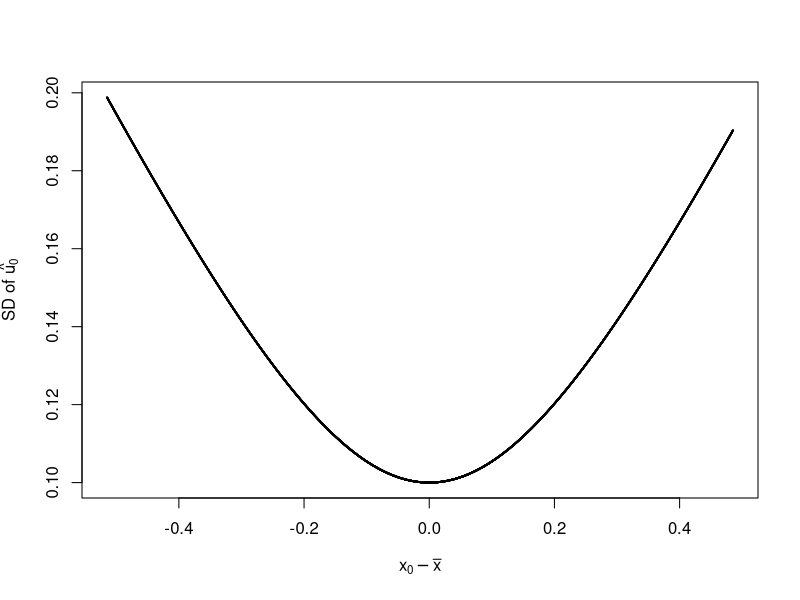
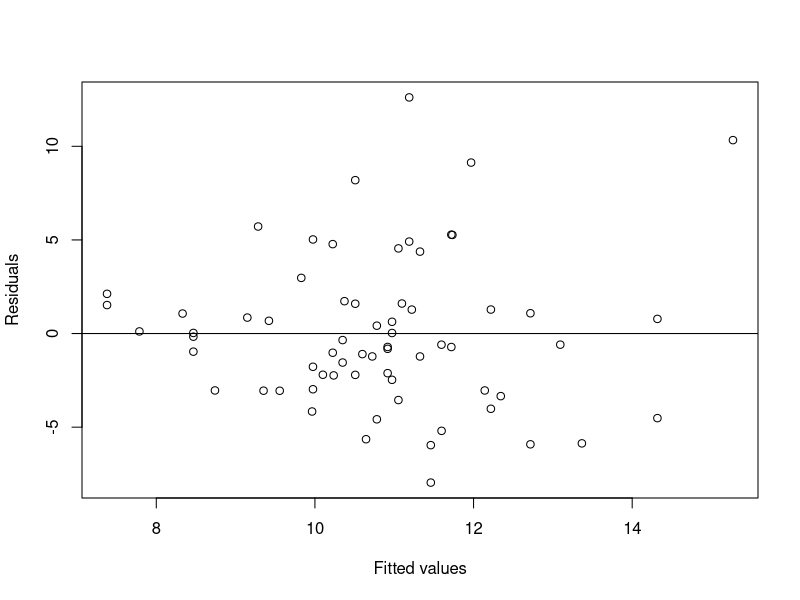

These figures' R source, in order:
## ---- chunk 1
sigma=1;   n=100
x = runif(100,0,1)
SXX = sum((x-mean(x))^2)
u = seq(0,1,by=0.0001) - mean(x)
sd = sigma * sqrt(1/n + u^2/SXX)
plot(sd~u, xlab=expression(x[0] - bar(x)), ylab=expression(paste("SD of ",hat(u[0]))), cex=0.1)
## ---- chunk 2
asthma = read.table("./data/asthma.txt", header=TRUE)
cystfibr = read.table("./data/cystfibr.txt", header=TRUE)
asthma$z = rep(0, times=nrow(asthma))
cystfibr$z = rep(1, times=nrow(cystfibr))
mydata = rbind(asthma, cystfibr)
mydata$z = as.factor(mydata$z)
## ---- chunk 3
mod = lm(resistance ~ height * z, mydata)
summary(mod)
## ---- chunk 4
nmod = lm(resistance ~ height, mydata)
anova(nmod, mod)
## ---- chunk 5
plot(residuals(mod)~fitted(mod), xlab="Fitted values", ylab="Residuals")
abline(h=0)
